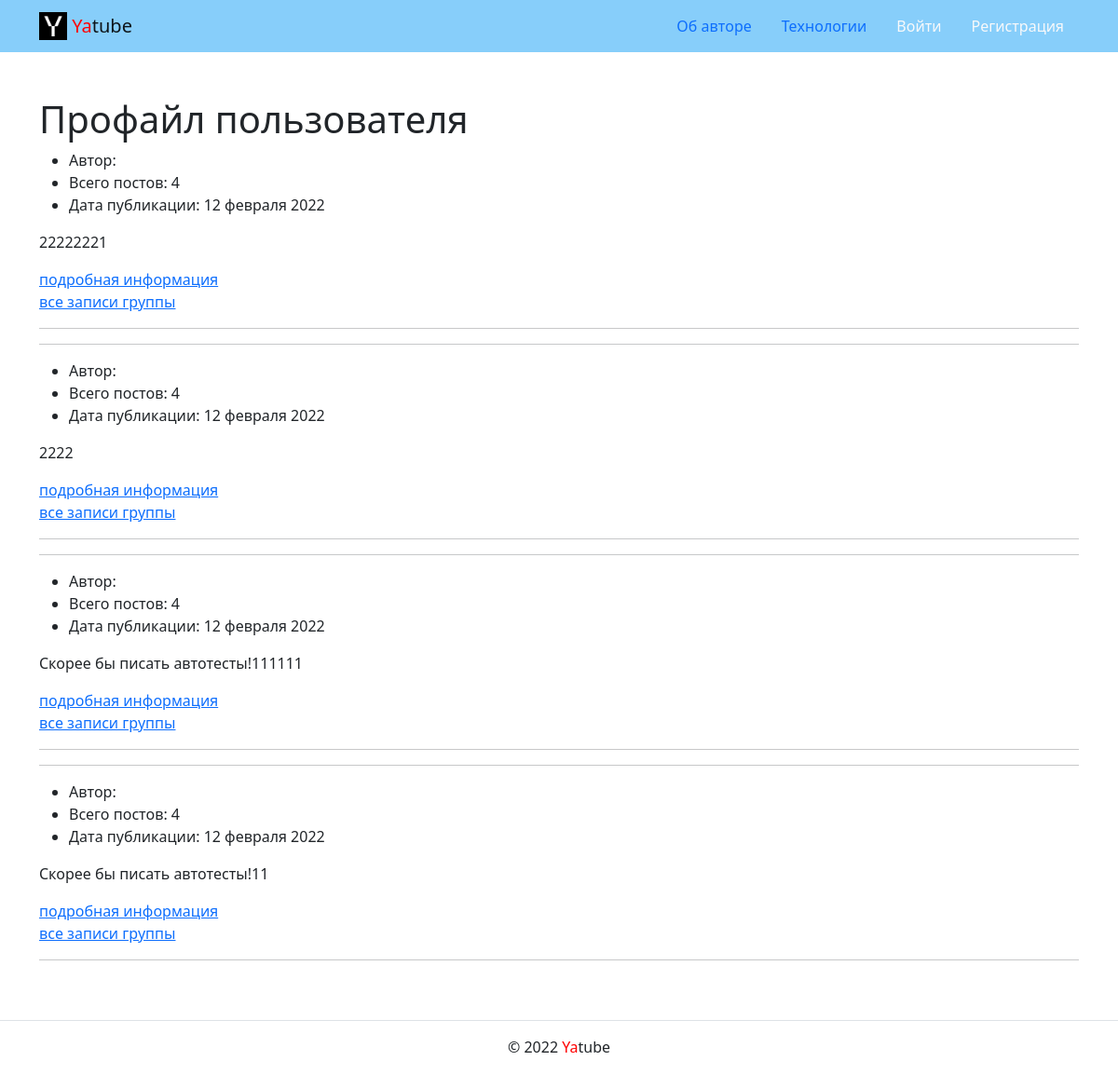
Screenshot of /profile/Admin/ with the database file from the repository.
### posts/models.py (models this page shows, shortened)
class Post(models.Model):
    group = models.ForeignKey(
        'group',
        blank=True,
        null=True,
        on_delete=models.SET_NULL,
        related_name='posts'
    )
    text = models.TextField()
    pub_date = models.DateTimeField(
        auto_now_add=True
    )
    author = models.ForeignKey(
        User,
        on_delete=models.CASCADE,
        related_name='posts'
    )
    class Meta:
        ordering = ['-pub_date']

### posts/views.py (the view)
# urls.py: path('profile/<str:username>/', views.profile, name='profile'),
def profile(request, username):
    title = "Профайл пользователя " + username
    user = get_object_or_404(User, username=username)
    posts = Post.objects.select_related('author').filter(author=user)
    posts_count = posts.count()
    paginator = Paginator(posts, settings.COUNT_POSTS)
    page_number = request.GET.get('page')
    page_obj = paginator.get_page(page_number)
    context = {
        'author': user,
        'posts_count': posts_count,
        'page_obj': page_obj,
        'title': title,
        'posts': posts,
    }
    return render(request, 'posts/profile.html', context)

### core/context_processors/year.py (called while the page is built)
def year(request):
    return {
        'year': datetime.datetime.today().year
    }

### templates/posts/profile.html (shortened to what this page needs)
{% extends 'base.html' %}
{% block content %}
<head>
</head>
  <body>
    <main>
      <div class="container py-5">
        <h1>Профайл пользователя {{ post.author.get_full_name }} </h1>
        {% for post in page_obj %}
        <article>
          <ul>
            <li>
              Автор: {{ post.author.get_full_name }}
            </li>
            <li>
              Всего постов: {{ post.author.posts.count }}
            </li>
            <li>
                Дата публикации: {{ post.pub_date|date:"d E Y" }}
            </li>
          </ul>
          <p>
            {{ post.text }}
          </p>
          <a href="{% url 'posts:post_detail' post.id %}">подробная информация </a>
        </article>
        {% if post.group %}
        <a href="{% url 'posts:group_list' post.group.slug %}">все записи группы</a>
        {% endif %}
        <hr>
        {% if not forloop.last %}<hr>{% endif %}
        {% endfor %}
      </div>
    </main>
  </body>
{% endblock %}

### templates/base.html (shortened to what this page needs)
{% load static %}
<!DOCTYPE html>
<html lang="ru">
  <head>
    <link rel="stylesheet" href="{% static 'css/bootstrap.min.css' %}">
  </head>
  <body>
    <header>
      {% include 'includes/header.html' %}
    </header>
    <main>
      {% block content %}
      {% endblock %}
    </main>
    <footer class="border-top text-center py-3">
      {% include 'includes/footer.html' %}
    </footer>
  </body>

### templates/includes/header.html (shortened to what this page needs)
{% load static %}
<nav class="navbar navbar-light" style="background-color: lightskyblue">
  <div class="container">
    <a class="navbar-brand" href="{% url 'posts:index' %}">
      <img src="{% static 'img/logo.png' %}" width="30" height="30" class="d-inline-block align-top" alt="">
      <span style="color:red">Ya</span>tube
    </a>
    {% with request.resolver_match.view_name as view_name %}
    <ul class="nav nav-pills">
      <li class="nav-item">
        <a class="nav-link {% if view_name  == 'about:author' %}active{% endif %}"
          href="{% url 'about:author' %}"
        >
          Об авторе
        </a>
      </li>
      <li class="nav-item">
        <a class="nav-link {% if view_name  == 'about:tech' %}active{% endif %}"
          href="{% url 'about:tech' %}"
        >
          Технологии
        </a>
      </li>
      {% endwith %}
      {% if user.is_authenticated %}
        <li class="nav-item">
          <a class="nav-link" href="{% url 'posts:post_create' %}">Новая запись</a>
        </li>
        <li class="nav-item">
          <a class="nav-link link-light" href="{% url 'users:password_change_form' %}">Изменить пароль</a>
        </li>
        <li class="nav-item">
          <a class="nav-link link-light" href="{% url 'users:logout' %}">Выйти</a>
        </li>
        <li>
          Пользователь: {{ user.username }}
        <li>
          {% else %}
        <li class="nav-item">
          <a class="nav-link link-light" href="{% url 'users:login' %}">Войти</a>
        </li>
        <li class="nav-item">
          <a class="nav-link link-light" href="{% url 'users:signup' %}">Регистрация</a>
        </li>
      {% endif %}
    </ul>
  </div>
</nav>

### templates/includes/footer.html
      <p>© {{ year }} <span style="color:red">Ya</span>tube</p>

### rows the page displays
Post: author.posts.count "4", pub_date "12 февраля 2022", text "22222221", shows "все записи группы"
Post: author.posts.count "4", pub_date "12 февраля 2022", text "2222", shows "все записи группы"
Post: author.posts.count "4", pub_date "12 февраля 2022", text "Скорее бы писать автотесты!111111", shows "все записи группы"
Post: author.posts.count "4", pub_date "12 февраля 2022", text "Скорее бы писать автотесты!11", shows "все записи группы"
